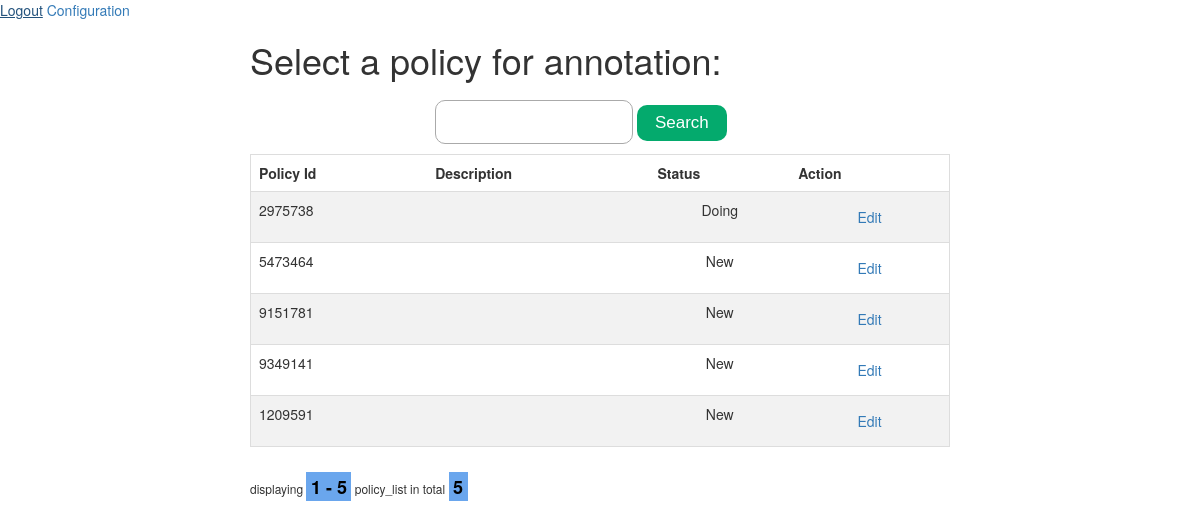
The page /policies/all (signed in) on the database as committed earlier.
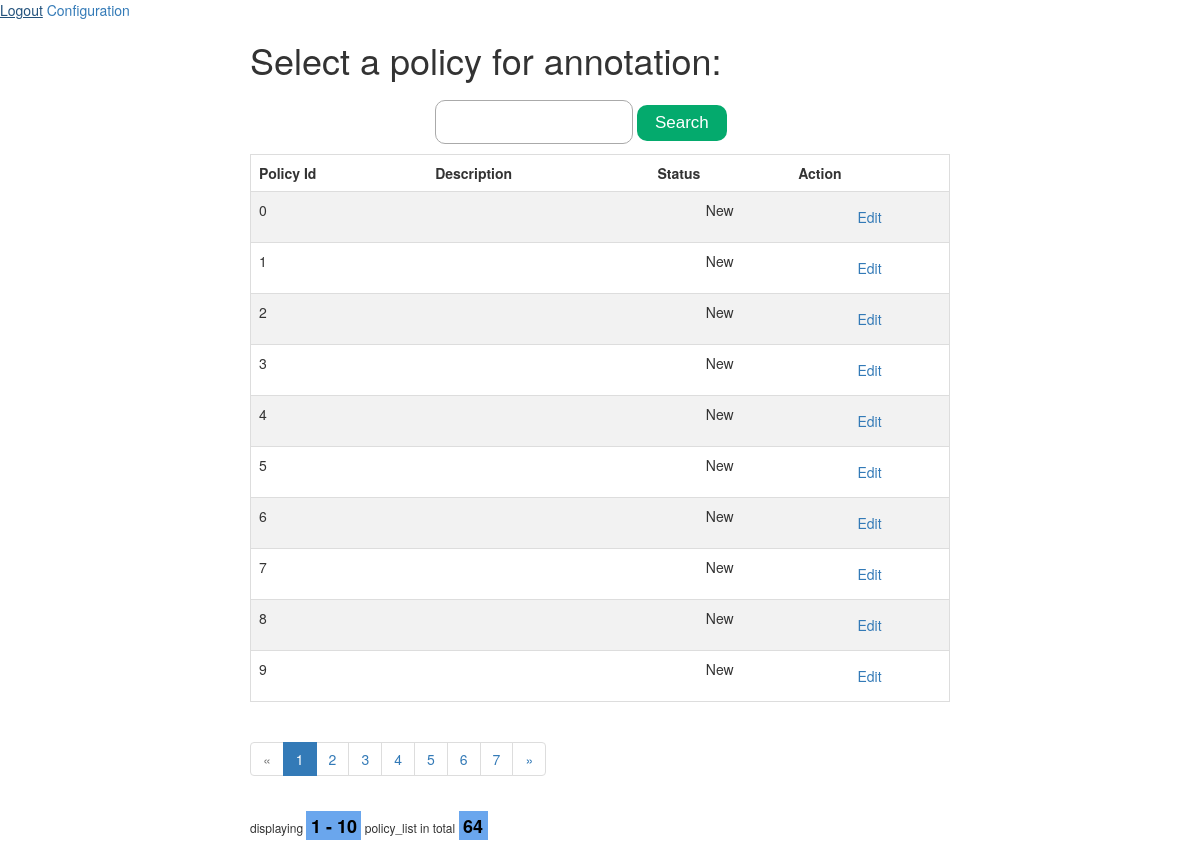
The same page on the database as committed later.
### module1/models.py (models this page shows)
class CoronaNet(db.Model):
    __tablename__ = 'corona_net'
    policy_id = db.Column(db.Integer, primary_key=True)
    entry_type = db.Column(db.Text, nullable=False)
    correct_type = db.Column(db.Text, nullable=False)
    update_type = db.Column(db.Text, nullable=False)
    update_level = db.Column(db.Text, nullable=False)
    description = db.Column(db.Text, nullable=False)
    date_announced = db.Column(db.Text, nullable=False)
    date_start = db.Column(db.Text, nullable=False)
    date_end = db.Column(db.Text, nullable=False)
    country = db.Column(db.Text, nullable=False)
    ISO_A3 = db.Column(db.Text, nullable=False)
    ISO_A2 = db.Column(db.Text, nullable=False)
    init_country_level = db.Column(db.Text, nullable=False)
    domestic_policy = db.Column(db.Text, nullable=False)
    province = db.Column(db.Text, nullable=False)
    ISO_L2 = db.Column(db.Text, nullable=False)
    city = db.Column(db.Text, nullable=False)
    type = db.Column(db.Text, nullable=False)
    type_sub_cat = db.Column(db.Text, nullable=False)
    type_text = db.Column(db.Text, nullable=False)
    institution_status = db.Column(db.Text, nullable=False)
    target_country = db.Column(db.Text, nullable=False)
    target_geog_level = db.Column(db.Text, nullable=False)
    target_region = db.Column(db.Text, nullable=False)
    target_province = db.Column(db.Text, nullable=False)
    target_city = db.Column(db.Text, nullable=False)
    target_other = db.Column(db.Text, nullable=False)
    target_who_what = db.Column(db.Text, nullable=False)
    target_direction = db.Column(db.Text, nullable=False)
    travel_mechanism = db.Column(db.Text, nullable=False)
    compliance = db.Column(db.Text, nullable=False)
    enforcer = db.Column(db.Text, nullable=False)
    dist_index_high_est = db.Column(db.Text, nullable=False)
    dist_index_med_est = db.Column(db.Text, nullable=False)
    dist_index_low_est = db.Column(db.Text, nullable=False)
    dist_index_country_rank = db.Column(db.Text, nullable=False)
    link = db.Column(db.Text, nullable=False)
    date_updated = db.Column(db.Text, nullable=False)
    recorded_date = db.Column(db.Text, nullable=False)
    original_text = db.Column(db.Text, nullable=False)
    status = db.Column(db.Integer, nullable=False)
    highlighted_text = []
    def get_status(self):
        if self.status == 1:
            return 'New'
        elif self.status == 2:
            return 'Doing'
        else:
            return 'Done'

### module1/policies.py (the view)
@bp_policies.route("/policies/all", methods=['GET', 'POST'])
@login_required
def getAllPolicies():
    page = request.args.get(get_page_parameter(), type=int, default=1)
    policies_count = CoronaNet.query.count()
    policy_list = CoronaNet.query.paginate(page=page, per_page=per_page).items
    pagination = Pagination(page=page,
                            total=policies_count,
                            search=False,
                            record_name='policy_list',
                            css_framework='bootstrap3',
                            per_page=per_page,
                            show_single_page=True)
    return render_template('policy_list.html',
                    policy_list=policy_list,
                    pagination=pagination,
                    )

### module1/templates/policy_list.html (shortened to what this page needs)
<!DOCTYPE html>
<html>
<head>
    <link rel="stylesheet" href="../../static/css/policylist.css">
    <link rel="stylesheet" href="https://maxcdn.bootstrapcdn.com/bootstrap/3.3.7/css/bootstrap.min.css">
</head>
<body>
    <a href="{{ url_for('auth.logout') }}">Logout</a>
    <a href="{{ url_for('configuration.show') }}">Configuration</a>
    <div class="policyListMain">
        <div>
            <h1>Select a policy for annotation:</h1>
            <div id="searchDiv">
                <input id="pidSearch"></input>
                <button id="btnSearch" onclick="search()">Search</button>
            </div>
            <table class="table table-hover" style="width: 700px;">
                <tbody>
                    <tr>
                        <th scope="col">Policy Id</th>
                        <th scope="col">Description</th>
                        <th scope="col">Status</th>
                        <th scope="col">Action</th>
                    </tr>
                {% for policy in policy_list %}
                    <tr>
                        <td>{{ policy.policy_id }}</td>
                        <td></td>
                        <td>{{ policy.get_status() }}</td>
                        <td>
                            <a
                                href="{{ url_for('summary.get_summary', policy_id=policy.policy_id) }}"
                                class="btn btn-outline-primary"
                                role="button"
                            >
                                Edit
                            </a>
                        </td>
                    </tr>
                {% endfor %}
                </tbody>
            </table>
            {{ pagination.links }}
            {{ pagination.info }}
        </div>
    </div>
</body>
</html>

### module1/static/css/policylist.css (style rules this page uses)
* { box-sizing: border-box; }
table { border-collapse: collapse; border-spacing: 0; width: 100%; border: 1px solid #ddd; }
th, td { text-align: left; padding: 16px; }
tr:nth-child(even) { background-color: #f2f2f2; }
th, td { text-align: center; padding: 16px; }
th:first-child, td:first-child { text-align: left; }
tr:nth-child(even) { background-color: #f2f2f2 }
.policyListMain { display: flex; justify-content: center; }
#pidSearch { border: 1px solid #aaa; font-size: 16px; padding: 10px 10px; width: 60%; background: #fff; padding-left: 15px; border-radius: 10px; outline: none !important; box-sizing: border-box; }
#searchDiv { padding-bottom: 20px; margin: auto; width: 50%; padding: 10px; }
#btnSearch { border:none; color: #FFFFFF; background-color: #4CAF50; background-color: #04AA6D!important; border-radius: 10px; font-size: 17px; font-family: 'Source Sans Pro', sans-serif; padding: 6px 18px; }
.pagination-page-info { padding: .6em; padding-left: 0; width: 40em; margin: .5em; margin-left: 0; font-size: 12px; }
.pagination-page-info b { color: black; background: #6aa6ed; padding-left: 2px; padding: .1em .25em; font-size: 150%; }

Rows that differ between the two databases and show on the page:
removed CoronaNet: policy_id "2975738", get_status "Doing"
removed CoronaNet: policy_id "5473464", get_status "New"
removed CoronaNet: policy_id "9151781", get_status "New"
removed CoronaNet: policy_id "9349141", get_status "New"
removed CoronaNet: policy_id "1209591", get_status "New"
added CoronaNet: policy_id "0", get_status "New"
added CoronaNet: policy_id "1", get_status "New"
added CoronaNet: policy_id "2", get_status "New"
added CoronaNet: policy_id "3", get_status "New"
added CoronaNet: policy_id "4", get_status "New"
added CoronaNet: policy_id "5", get_status "New"
added CoronaNet: policy_id "6", get_status "New"
added CoronaNet: policy_id "7", get_status "New"
added CoronaNet: policy_id "8", get_status "New"
added CoronaNet: policy_id "9", get_status "New"
Other text that changed with them:
{{ pagination.links }}: (not shown) → "« 1 2 3 4 5 6 7 »"
{{ pagination.info }}: "displaying 1 - 5 policy_list in total 5" → "displaying 1 - 10 policy_list in total 64"
